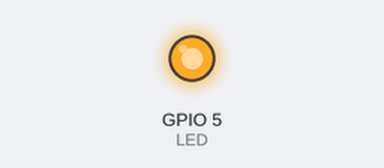
Bench run of a sketch on a simulated ESP32. On the bench: output pins drawn as LEDs (lit = HIGH). What the sketch prints to the serial monitor is not drawn. At 3.0 s the program puts the board to deep sleep or switches it off; the recording ends there.

Above: at 0.1 s.
Timing chart, 0 to 3.0 s (numbered marks = the images above):
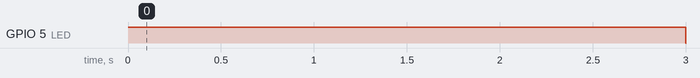

The sketch:

ESP.deepSleep.ino
```cpp
const int LED=5;

void setup()
{
Serial.begin(115200);
pinMode(LED, OUTPUT);

digitalWrite(LED,HIGH);
delay(3000);
digitalWrite(LED,LOW);
Serial.println("Sleep for 60 seconds");
ESP.deepSleep(60 * 1000000); // Sleep for 60 seconds
}

void loop()
{
}
```

Measured:
- by itself, GPIO 5 (LED): LOW → HIGH at 0.00 s, → LOW 3.0 s later
